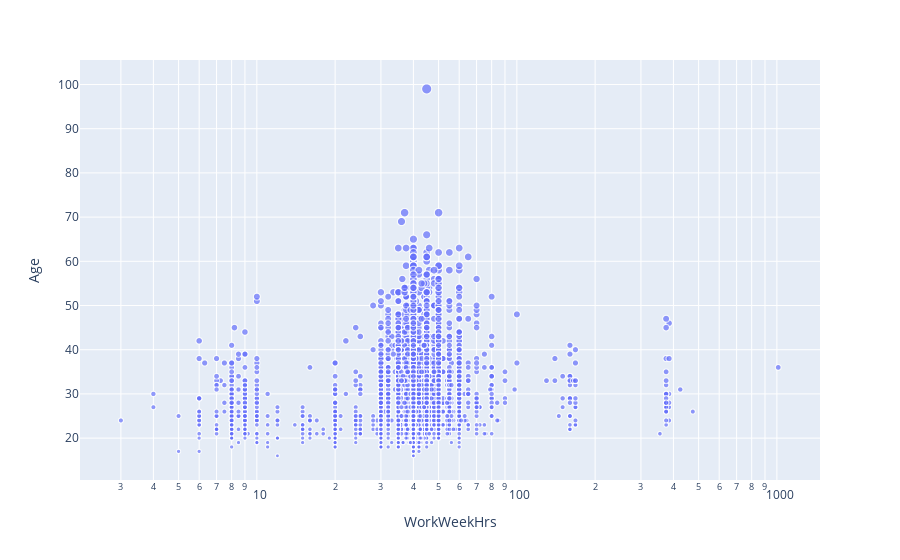

The code cell stored with this chart in its notebook:
### Markdown cell above
Create a bubble plot of `WorkWeekHrs` and `CodeRevHrs`, use `Age` column as bubble size.

### Code cell
# print how many rows are there in the table named 'master'
QUERY1 = """
SELECT *
FROM master
"""

# the read_sql_query runs the sql query and returns the data as a dataframe
conn = sqlite3.connect("m4_survey_data.sqlite")
df = pd.read_sql_query(QUERY1,conn)

#query = "SELECT * FROM master;"
import plotly.express as px 
df3=df[['WorkWeekHrs','CodeRevHrs','Age']]
df3.dropna(subset=['WorkWeekHrs','CodeRevHrs','Age'], inplace=True)
fig = px.scatter(df3, x="WorkWeekHrs", y="Age", size="Age", log_x=True, size_max=10) 

fig.show()

### Figure 1 — Plotly figure (JSON) as saved in the notebook; plotly's stock layout.template omitted (floating-point values rounded to 4 significant figures; data arrays with more than 128 entries replaced by an {"elided": "..."} marker saying what was removed)
{"data": [{"hovertemplate": "WorkWeekHrs=%{x}<br>Age=%{marker.size}<extra></extra>", "legendgroup": "", "marker": {"color": "#636efa", "size": {"elided": "8669 int values"}, "sizemode": "area", "sizeref": 0.99, "symbol": "circle"}, "mode": "markers", "name": "", "showlegend": false, "type": "scattergl", "x": {"elided": "8669 float values"}, "xaxis": "x", "y": {"elided": "8669 int values"}, "yaxis": "y"}], "layout": {"autosize": true, "legend": {"itemsizing": "constant", "tracegroupgap": 0}, "margin": {"t": 60}, "xaxis": {"anchor": "y", "autorange": true, "domain": [0, 1], "range": [0.3232, 3.162], "title": {"text": "WorkWeekHrs"}, "type": "log"}, "yaxis": {"anchor": "x", "autorange": true, "domain": [0, 1], "range": [10.21, 106.3], "title": {"text": "Age"}, "type": "linear"}}}
